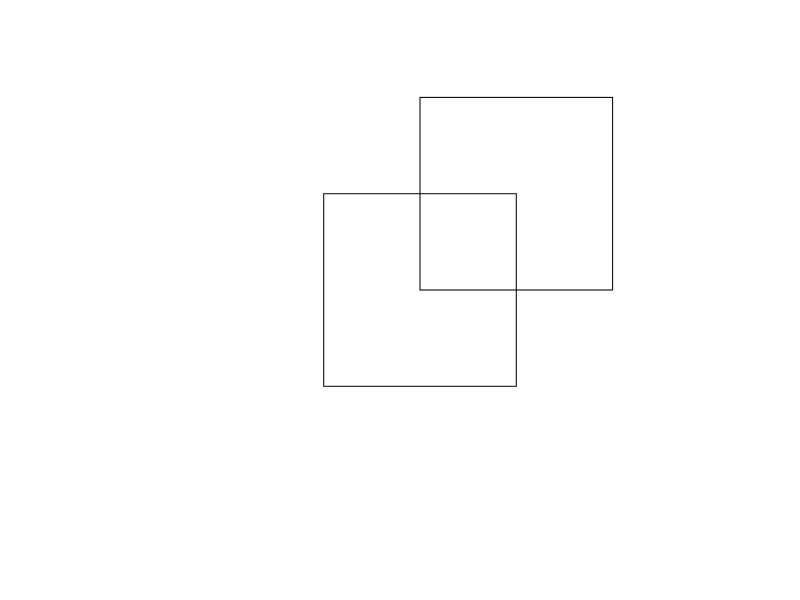

The R source for this figure:
## ---- chunk 1
knitr::opts_chunk$set(collapse = TRUE, comment = "#>")
## ---- chunk 2
library(sf)
library(tidyverse)
library(spData)
## ---- chunk 3
# create two polygons
coords_1 =  
  matrix(data = c(0, 0, 1, 0, 1, 1, 0, 1, 0, 0),
         ncol = 2, byrow = TRUE)
coords_2 =
  matrix(data = c(-0.5, -0.5, 0.5, -0.5, 0.5, 0.5, 
                  -0.5, 0.5, -0.5, -0.5),
         ncol = 2, byrow = TRUE)

# create the first polygon
poly_1 = st_polygon(list((coords_1))) 
# convert it into a simple feature collection 
poly_1 = st_sfc(poly_1)
poly_1 = st_sfc(poly_1, crs = 4326)
# finally, convert it into an sf-object
poly_1 = st_sf(geometry = poly_1, data = data.frame(id = 1))

# create a second polygon
poly_2 = st_polygon(list((coords_2))) %>%
  st_sfc(crs = 4326) %>%
  st_sf(data = data.frame(id = 1))
# visualize it
plot(st_geometry(poly_1), xlim = c(-1, 1), ylim = c(-1, 1))
plot(st_geometry(poly_2), add = TRUE)
